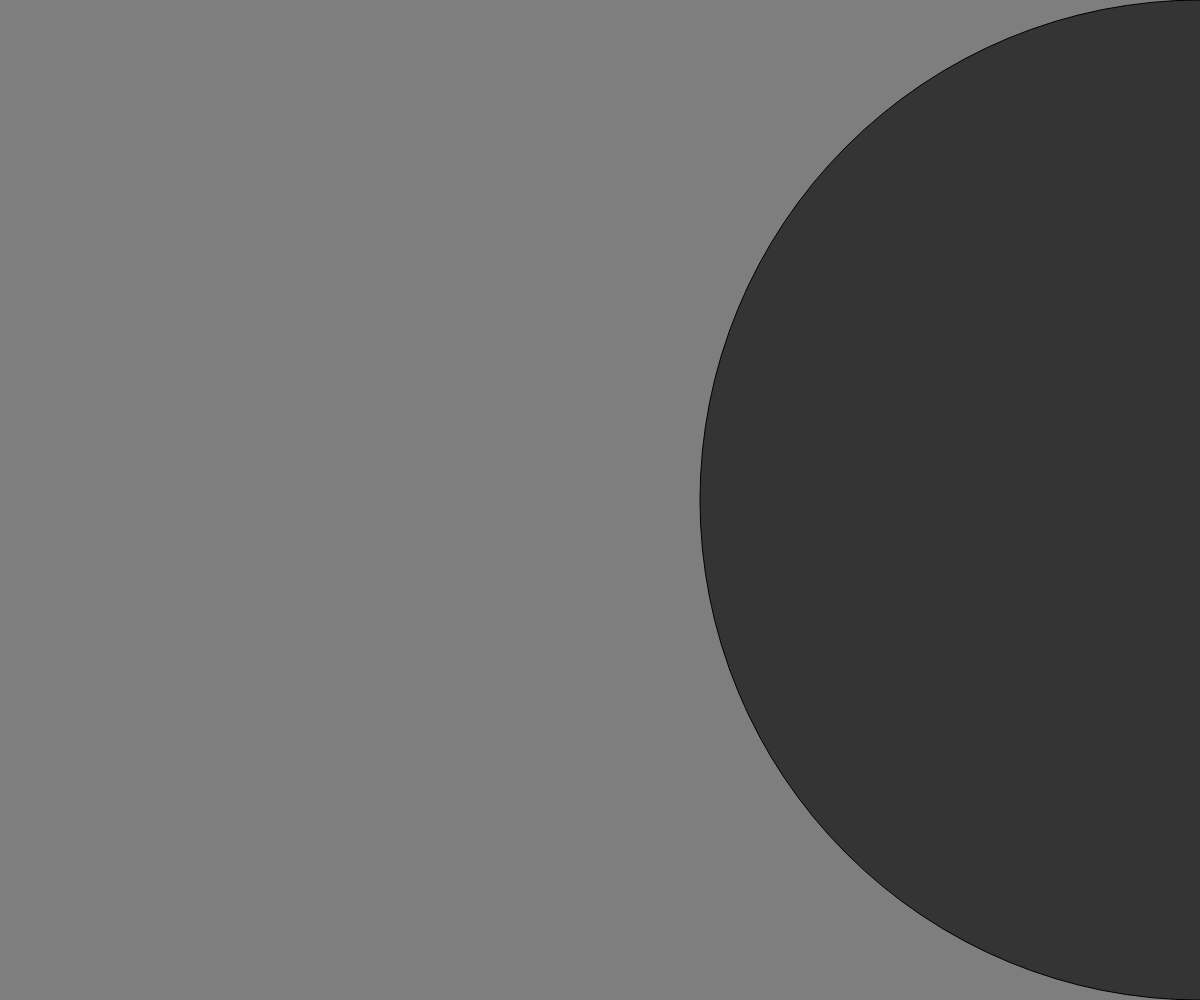
Frame 1 (no input)
Frame 60 (no input): identical to frame 1, image omitted
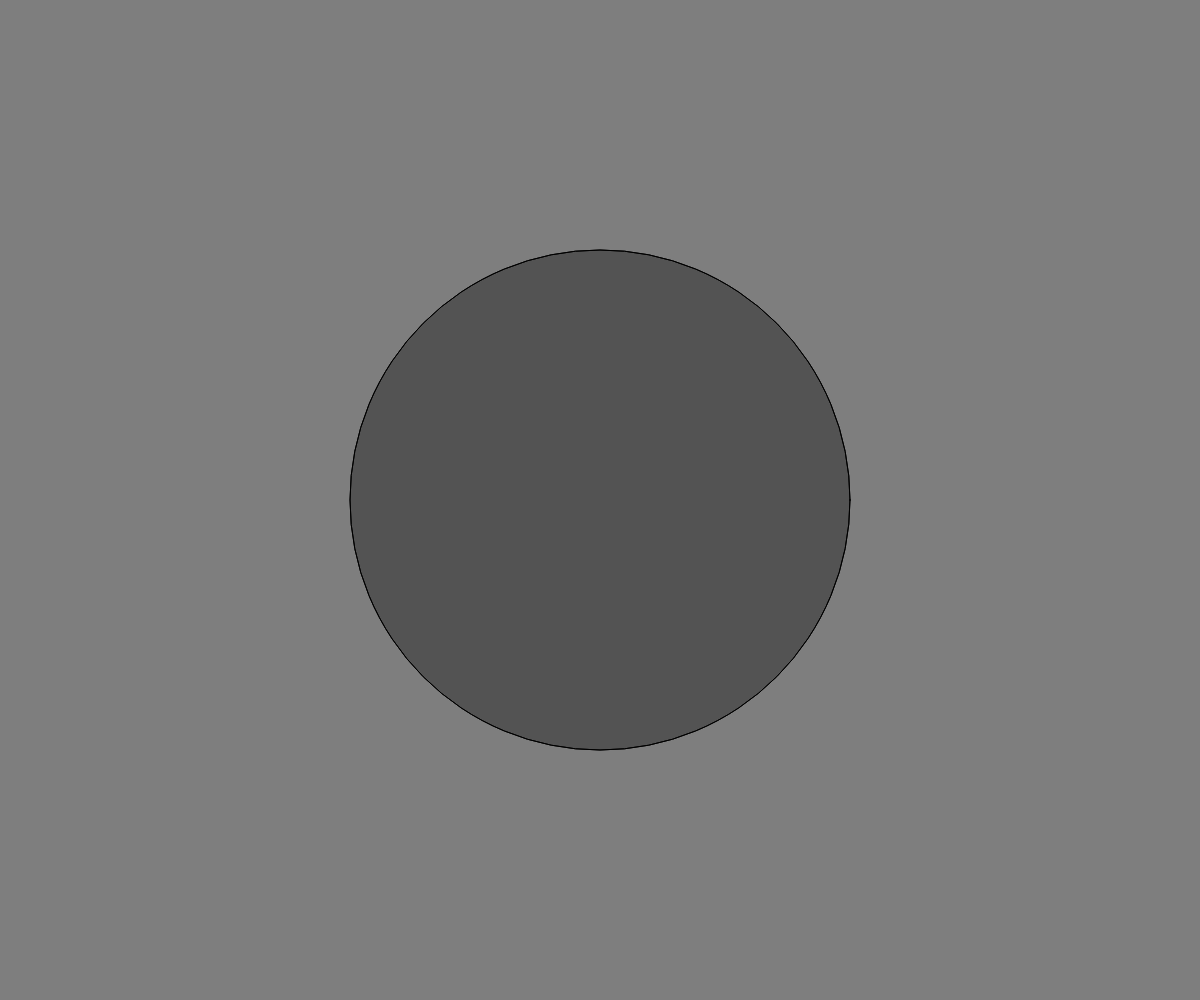
Frame 120 (the mouse pressed at the canvas centre since frame 60)

The p5.js sketch that drew these frames (run headless with seeded random() and noise() and a simulated clock; from frame 60 on, the mouse is pressed at the canvas centre):

// p5.js sketch
// ── sketch.js
console.log('Moving mouse circles<');


function setup() {
  createCanvas(windowWidth, windowHeight);
}

function windowResized() {
  resizeCanvas(windowWidth, windowHeight);
}
 

function draw() {

  background(126);
  
 
  let x = mouseX;
  let y = mouseY;
  let ix = width - mouseX;
  let iy = height - mouseY;

  fill(255,150);
  ellipse(x, height/2, y, y);
 
  fill (0, 150);
  ellipse(ix, height/2, iy, iy);
  
  
}
